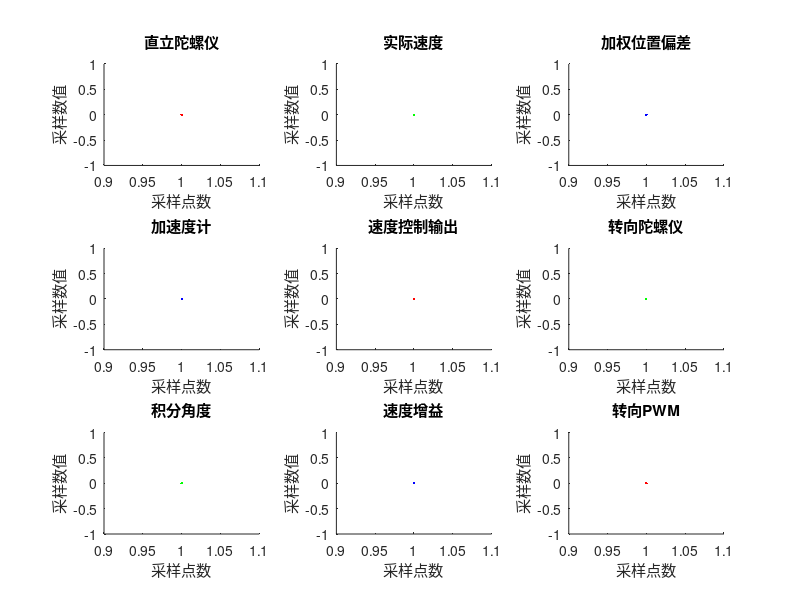

This chart was generated by the following MATLAB code: (Note: this script raises an error after producing the figure.)
close all;
clear all;
clc;

global t;
global m;
global x;
global ii;
global data;
global SUBP

data = [0];
t = [0];
m = ones(9,1);
x = 1;
ii = 1;

%波形图形部分设置

figure('NumberTitle', 'off', 'Name', '东北师范大学 电磁翼十路示波器');
SUBP(1) = subplot(331);
hold on
h1 = plot(0,'r','LineWidth',3);
title('直立陀螺仪');
xlabel('采样点数');
ylabel('采样数值');

SUBP(2) = subplot(332);
hold on
h2 = plot(0,'g','LineWidth',3);
title('实际速度');
xlabel('采样点数');
ylabel('采样数值');

SUBP(3) = subplot(333);
hold on;
h3 = plot(0,'b','LineWidth',3);
title('加权位置偏差');
xlabel('采样点数');
ylabel('采样数值');

SUBP(4) = subplot(334);
hold on
h4 = plot(0,'b','LineWidth',3);
title('加速度计');
xlabel('采样点数');
ylabel('采样数值');

SUBP(5) = subplot(335);
hold on
h5 = plot(0,'r','LineWidth',3);
title('速度控制输出');
xlabel('采样点数');
ylabel('采样数值');

SUBP(6) = subplot(336);
hold on
h6 = plot(0,'g','LineWidth',3);
title('转向陀螺仪');
xlabel('采样点数');
ylabel('采样数值');

SUBP(7) = subplot(337);
hold on
h7 = plot(0,'g','LineWidth',3);
title('积分角度');
xlabel('采样点数');
ylabel('采样数值');

SUBP(8) = subplot(338);
hold on
h8 = plot(0,'b','LineWidth',3);
title('速度增益');
xlabel('采样点数');
ylabel('采样数值');

SUBP(9) = subplot(339);
hold on
h9 = plot(0,'r','LineWidth',3);
title('转向PWM');
xlabel('采样点数');
ylabel('采样数值');

linkaxes(SUBP,'x');
H = [h1;h2;h3;h4;h5;h6;h7;h8;h9];

%串口部分设置
s = serial('COM17');            %选择串口~
s.BaudRate = 19200;              %选择波特率
s.DataBits = 8;                 %设置数据位数
s.StopBits = 1;                 %设置停止位
set(s,'Parity', 'none','FlowControl','none');   %无校验位，无流控制
s.ReadAsyncMode = 'continuous';                 %异步接收模式为连续
s.BytesAvailableFcnMode = 'byte';               %回调函数模式为字节
s.BytesAvailableFcnCount = 100;                  %每接收到100个字节，触发中断，调用回调函数，0xff,0xa5，0x5a(0x5b) 三位帧头+七位数据
s.BytesAvailableFcn = {@callback_16bit,H};      %回调函数地址，以及相应波形显示通道句柄

try
    fopen(s);                               %打开串口
    fprintf('串口打开成功\n');
catch err
    fprintf('串口打开失败。\n');
end
